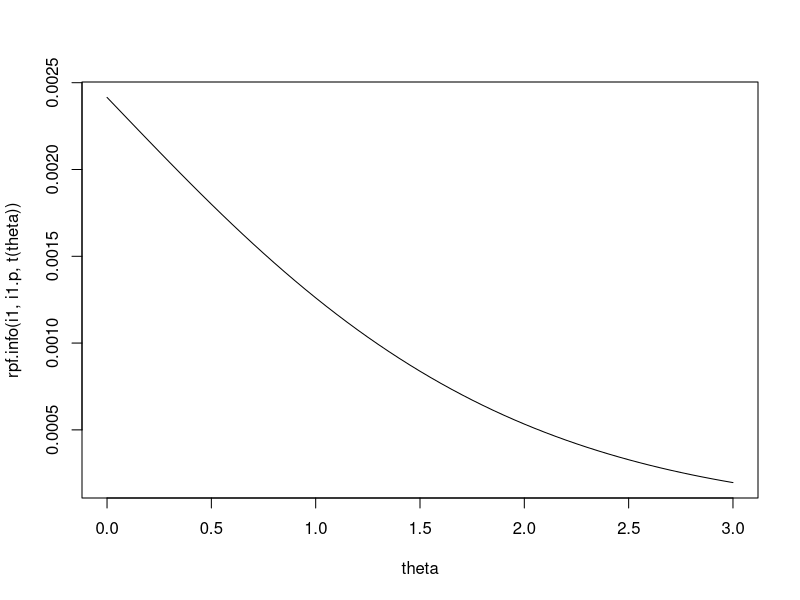

Source code (R):
library(rpf)


### Name: rpf.info
### Title: Map an item model, item parameters, and person trait score into
###   a information vector
### Aliases: rpf.info

### ** Examples

i1 <- rpf.drm()
i1.p <- c(.6,1,.1,.95)
theta <- seq(0,3,.05)
plot(theta, rpf.info(i1, i1.p, t(theta)), type="l")
